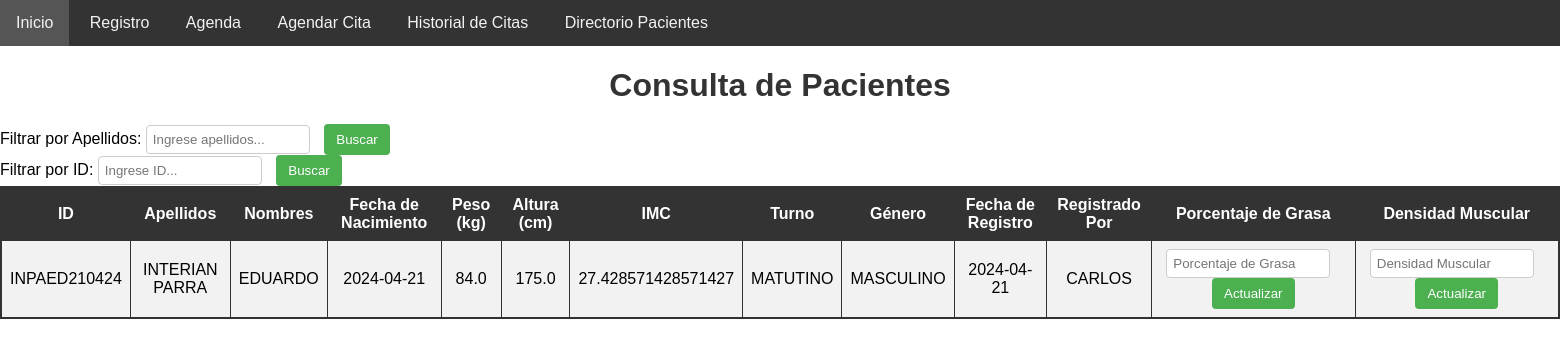
Before: /consultar (signed in) with the older database file.
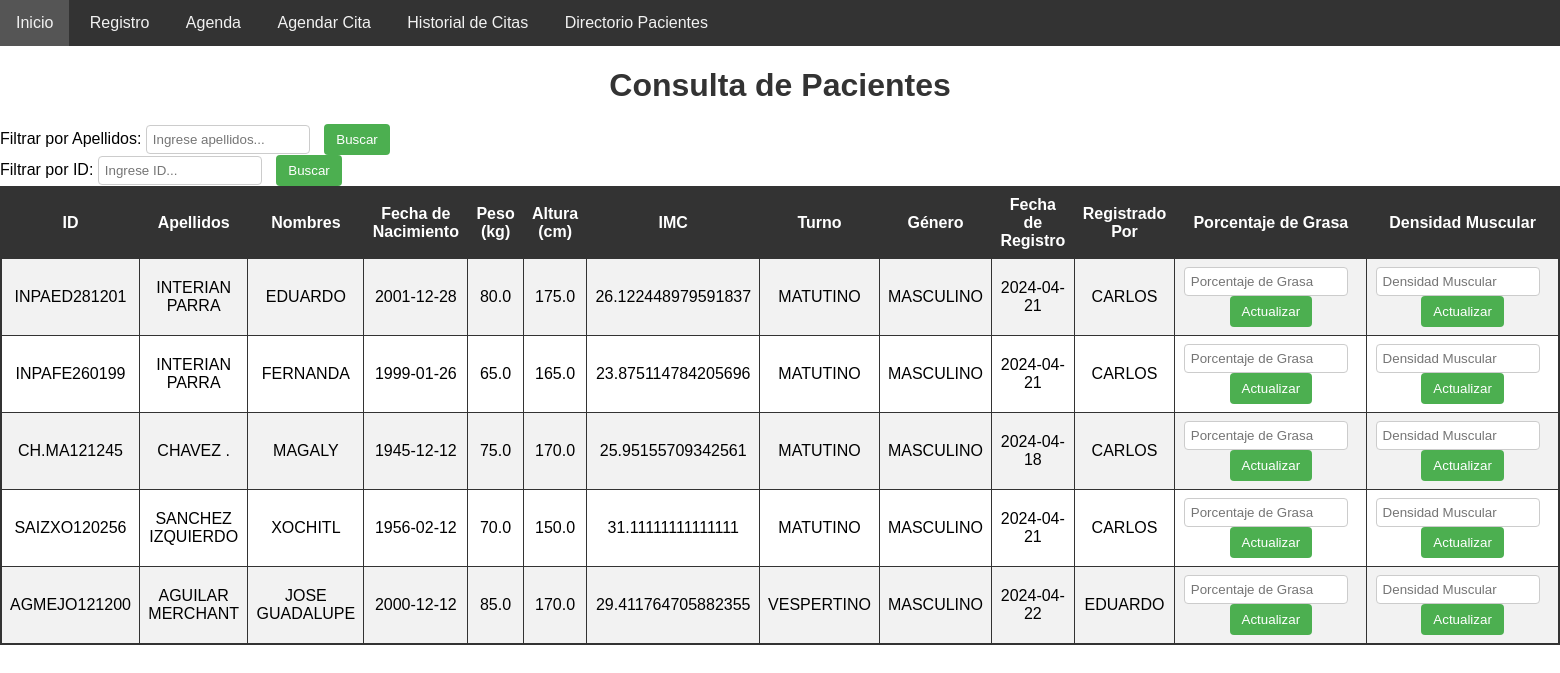
After: the same page with the newer database file.
### tables this page shows
CREATE TABLE pacientes (
                    id TEXT PRIMARY KEY,
                    primer_apellido TEXT NOT NULL,
                    segundo_apellido TEXT NOT NULL,
                    nombres TEXT NOT NULL,
                    fecha_nacimiento TEXT NOT NULL,
                    celular TEXT NOT NULL,
                    turno TEXT NOT NULL,
                    genero TEXT NOT NULL,
                    peso REAL NOT NULL,
                    altura REAL NOT NULL,
                    imc REAL NOT NULL,
                    fecha_registro TEXT NOT NULL,
                    registrado_por TEXT NOT NULL);

### app.py (the view, shortened to what this page needs)
@app.route('/consultar', methods=['GET', 'POST'])
@login_required
def consulta_paciente():
    conexion_consulta = sqlite3.connect('nutricion_consulta.db')
    cursor_consulta = conexion_consulta.cursor()
    cursor_consulta.execute("SELECT * FROM pacientes")
    pacientes = cursor_consulta.fetchall()
    cursor_consulta.close()
    conexion_consulta.close()
    return render_template('consultar.html', pacientes=pacientes)

### app.py (called while the page is built)
def login_required(f):
    @wraps(f)
    def decorated_function(*args, **kwargs):
        if 'username' not in session:
            return redirect(url_for('login'))
        return f(*args, **kwargs)
    return decorated_function

### templates/consultar.html (shortened to what this page needs)
<!DOCTYPE html>
<html lang="en">
<head>
</head>
<body>
<div class="navbar">
    <a href="/">Inicio</a>
    <a href="/registro">Registro</a>
    <a href="/options">Agenda</a>
    <a href="/agendar_cita">Agendar Cita</a>
    <a href="/historial_citas">Historial de Citas</a>
    <a href="/directorio_pacientes">Directorio Pacientes</a>
</div>
<h1>Consulta de Pacientes</h1>
<form action="{{ url_for('consulta_paciente') }}" method="post">
    <label for="filtro_apellidos">Filtrar por Apellidos:</label>
    <input type="text" id="filtro_apellidos" name="filter_text" placeholder="Ingrese apellidos...">
    <input type="submit" value="Buscar">
</form>
<form action="{{ url_for('consulta_paciente') }}" method="post">
    <label for="filtro_id">Filtrar por ID:</label>
    <input type="text" id="filtro_id" name="filter_text" placeholder="Ingrese ID...">
    <input type="submit" value="Buscar">
</form>
<table border="1">
    <tr>
        <th>ID</th>
        <th>Apellidos</th>
        <th>Nombres</th>
        <th>Fecha de Nacimiento</th>
        <th>Peso (kg)</th>
        <th>Altura (cm)</th>
        <th>IMC</th>
        <th>Turno</th>
        <th>Género</th>
        <th>Fecha de Registro</th>
        <th>Registrado Por</th>
        <th>Porcentaje de Grasa</th>
        <th>Densidad Muscular</th>
    </tr>
    {% for paciente in pacientes %}
    <tr>
        <td>{{ paciente[0] }}</td>
        <td>{{ paciente[1] }} {{ paciente[2] }}</td>
        <td>{{ paciente[3] }}</td>
        <td>{{ paciente[4] }}</td>
        <td>{{ paciente[8] }}</td>
        <td>{{ paciente[9] }}</td>
        <td>{{ paciente[10] }}</td>
        <td>{{ paciente[6] }}</td>
        <td>{{ paciente[7] }}</td>
        <td>{{ paciente[11] }}</td>
        <td>{{ paciente[12] }}</td>
        <td>
            <form action="{{ url_for('actualizar_paciente', id=paciente[0]) }}" method="post">
                <input type="number" name="porcentaje_grasa" placeholder="Porcentaje de Grasa">
                <input type="submit" value="Actualizar">
            </form>
        </td>
        <td>
            <form action="{{ url_for('actualizar_paciente', id=paciente[0]) }}" method="post">
                <input type="number" name="densidad_muscular" placeholder="Densidad Muscular">
                <input type="submit" value="Actualizar">
            </form>
        </td>
    </tr>
    {% endfor %}
</table>
</body>
</html>

Changed rows visible on the page:
removed pacientes: id "INPAED210424", primer_apellido "INTERIAN", segundo_apellido "PARRA", nombres "EDUARDO", fecha_nacimiento "2024-04-21", peso "84.0", altura "175.0", imc "27.428571428571427", turno "MATUTINO", genero "MASCULINO", fecha_registro "2024-04-21", registrado_por "CARLOS"
added pacientes: id "INPAED281201", primer_apellido "INTERIAN", segundo_apellido "PARRA", nombres "EDUARDO", fecha_nacimiento "2001-12-28", peso "80.0", altura "175.0", imc "26.122448979591837", turno "MATUTINO", genero "MASCULINO", fecha_registro "2024-04-21", registrado_por "CARLOS"
added pacientes: id "INPAFE260199", primer_apellido "INTERIAN", segundo_apellido "PARRA", nombres "FERNANDA", fecha_nacimiento "1999-01-26", peso "65.0", altura "165.0", imc "23.875114784205696", turno "MATUTINO", genero "MASCULINO", fecha_registro "2024-04-21", registrado_por "CARLOS"
added pacientes: id "CH.MA121245", primer_apellido "CHAVEZ", segundo_apellido ".", nombres "MAGALY", fecha_nacimiento "1945-12-12", peso "75.0", altura "170.0", imc "25.95155709342561", turno "MATUTINO", genero "MASCULINO", fecha_registro "2024-04-18", registrado_por "CARLOS"
added pacientes: id "SAIZXO120256", primer_apellido "SANCHEZ", segundo_apellido "IZQUIERDO", nombres "XOCHITL", fecha_nacimiento "1956-02-12", peso "70.0", altura "150.0", imc "31.11111111111111", turno "MATUTINO", genero "MASCULINO", fecha_registro "2024-04-21", registrado_por "CARLOS"
added pacientes: id "AGMEJO121200", primer_apellido "AGUILAR", segundo_apellido "MERCHANT", nombres "JOSE GUADALUPE", fecha_nacimiento "2000-12-12", peso "85.0", altura "170.0", imc "29.411764705882355", turno "VESPERTINO", genero "MASCULINO", fecha_registro "2024-04-22", registrado_por "EDUARDO"
